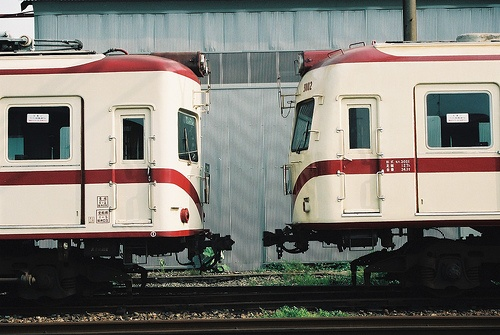
#> input picture FeatureExtraction/Test_data/JPEGImages/2007_000042.jpg, 500 x 335 px
$ python -i selectiveSearch.py   (imports and definitions only)   (older library calls are emulated)
#> lines starting #> are read from the running program, lines starting #| are printed output that depends on the picture
import os
import numpy as np
import matplotlib.pyplot as plt
import pandas as pd
import scipy.misc
import skimage.segmentation
import skimage.feature
from copy import copy
def image_segmentation(img_8bit, scale = 1.0, sigma = 0.8, min_size = 50):
    '''
    J.R.R. Uijlings's hierarchical grouping algorithm

    == input ==
    img_8bit : shape = (height, width, 3),
               8-bits degital image (each digit ranges between 0 - 255)

    == output ==
    img      : shape = (height, width, 4)
    '''
    # convert the image to range between 0 and 1
    img_float = skimage.util.img_as_float(img_8bit)
    im_mask   = skimage.segmentation.felzenszwalb(
                    img_float,
                    scale    = scale,
                    sigma    = sigma,
                    min_size = min_size)
    img       = np.dstack([img_8bit,im_mask])
    return(img)

def extract_region(img):
    '''
    For each segmented region,
    extract smallest rectangle regions covering the smallest segmented region.

    == input ==
    img : (height, width, N channel)
          N channel = [R, G, B , L], L = label for the region
          only the L channel is used in this analysis
    == output ==

    dictionary R :

    {0: {'labels': [0], 'max_x': 131, 'max_y': 74, 'min_x': 0,   'min_y': 0},
     1: {'labels': [1], 'max_x': 189, 'max_y': 37, 'min_x': 75,  'min_y': 0},
     2: {'labels': [2], 'max_x': 282, 'max_y': 38, 'min_x': 162, 'min_y': 0},
     3: {'labels': [3], 'max_x': 499, 'max_y': 23, 'min_x': 247, 'min_y': 0},
     4: {'labels': [4], 'max_x': 499, 'max_y': 74, 'min_x': 428, 'min_y': 13},
     5: {'labels': [5], 'max_x': 441, 'max_y': 76, 'min_x': 333, 'min_y': 16},
     6: {'labels': [6], 'max_x': 348, 'max_y': 80, 'min_x': 62,  'min_y': 21},
    '''
    ## only use the segmentation output
    img_segment = img[:,:,3]
    R = {}
    for y, i in enumerate(img_segment): ## along vertical axis

        for x, l in enumerate(i): ## along horizontal axis
            # initialize a new region
            if l not in R:
                R[l] = {"min_x": np.Inf,
                        "min_y": np.Inf,
                        "max_x": 0,
                        "max_y": 0,
                        "labels": [l]}

            # bounding box
            if R[l]["min_x"] > x:
                R[l]["min_x"] = x
            if R[l]["min_y"] > y:
                R[l]["min_y"] = y
            if R[l]["max_x"] < x:
                R[l]["max_x"] = x
            if R[l]["max_y"] < y:
                R[l]["max_y"] = y
    ## remove region if it does not have positive height or positive width
    Rcopy = copy(R)
    for key in R.keys():
        r = R[key]
        if (r["min_x"] == r["max_x"]) or (r["min_y"] == r["max_y"]):
            del Rcopy[key]
    return(Rcopy)

def calc_texture_gradient(img):
    """
        calculate texture gradient for entire image
        The original SelectiveSearch algorithm proposed Gaussian derivative
        for 8 orientations, but we use LBP instead.
        output will be [height(*)][width(*)]
    """
    ret = np.zeros(img.shape[:3])
    for colour_channel in (0, 1, 2):
        ret[:, :, colour_channel] = skimage.feature.local_binary_pattern(
            img[:, :, colour_channel], 8, 1.0)

    return ret

def calc_hsv(img):
    hsv = skimage.color.rgb2hsv(img[:,:,:3])
    return(hsv)


def calc_hist(img, minhist=0, maxhist=1):
    """
        calculate colour histogram for each region
        the size of output histogram will be BINS * COLOUR_CHANNELS(3)
        number of bins is 25 as same as [uijlings_ijcv2013_draft.pdf]
        extract HSV

        len(hist) = BINS * 3
        hist[:BINS] = [0, 10, 20, 0,...,0] meaning that
           there are 10 pixels that have values between (maxhist - minhist)/BINS*1 and (maxhist - minhist)/BINS*2
           there are 10 pixels that have values between (maxhist - minhist)/BINS*2 and (maxhist - minhist)/BINS*3

    """

    BINS = 25
    hist = np.array([])

    for colour_channel in range(3):

        # extracting one colour channel
        c = img[:, colour_channel]

        # calculate histogram for each colour and join to the result
        hist = np.concatenate(
            [hist] + [np.histogram(c, BINS,
                                   # The lower and upper range of the bins.
                                   (minhist, maxhist))[0]])

    # L1 normalize
    hist = hist / len(img)
    return hist

def augment_regions_with_histogram_info(tex_grad, img, R,hsv,tex_trad):
    for k, v in list(R.items()):

        ## height and width axies are flattened.
        ## masked_pixel.shape = (N pixel with this mask ID , 3)
        masked_pixels  = hsv[img[:, :, 3] == k]
        R[k]["size"]   = len(masked_pixels / 4)
        R[k]["hist_c"] = calc_hist(masked_pixels,minhist=0, maxhist=1)

        # texture histogram
        R[k]["hist_t"] = calc_hist(tex_grad[img[:, :, 3] == k],minhist=0, maxhist=2**8-1)
    return(R)


def extract_neighbours(regions):
    '''
    check if two regions intersect
    '''

    def intersect(a, b):
        if (a["min_x"] < b["min_x"] < a["max_x"] and a["min_y"] < b["min_y"] < a["max_y"]) or\
           (a["min_x"] < b["max_x"] < a["max_x"] and a["min_y"] < b["max_y"] < a["max_y"]) or\
           (a["min_x"] < b["min_x"] < a["max_x"] and a["min_y"] < b["max_y"] < a["max_y"]) or\
           (a["min_x"] < b["max_x"] < a["max_x"] and a["min_y"] < b["min_y"] < a["max_y"]):
            return True
        return False

    R = list(regions.items())
    neighbours = []
    for cur, a in enumerate(R[:-1]):
        for b in R[cur + 1:]:
            if intersect(a[1], b[1]):
                neighbours.append((a, b))

    return neighbours


def _sim_colour(r1, r2):
    """
        calculate the sum of histogram intersection of colour
    """
    return sum([min(a, b) for a, b in zip(r1["hist_c"], r2["hist_c"])])


def _sim_texture(r1, r2):
    """
        calculate the sum of histogram intersection of texture
    """
    return sum([min(a, b) for a, b in zip(r1["hist_t"], r2["hist_t"])])


def _sim_size(r1, r2, imsize):
    """
        calculate the size similarity over the image
    """
    return 1.0 - (r1["size"] + r2["size"]) / float(imsize)


def _sim_fill(r1, r2, imsize):
    """
        calculate the fill similarity over the image
    """
    bbsize = (
        (max(r1["max_x"], r2["max_x"]) - min(r1["min_x"], r2["min_x"]))
        * (max(r1["max_y"], r2["max_y"]) - min(r1["min_y"], r2["min_y"]))
    )
    return 1.0 - (bbsize - r1["size"] - r2["size"]) / imsize
def calc_sim(r1, r2, imsize):
    return (_sim_colour(r1, r2)       +\
            _sim_texture(r1, r2)      +\
            _sim_size(r1, r2, imsize) +\
            _sim_fill(r1, r2, imsize))

def calculate_similarlity(img,neighbours,verbose=False):
    # calculate initial similarities
    imsize = img.shape[0] * img.shape[1]
    S = {}
    for (ai, ar), (bi, br) in neighbours:
        S[(ai, bi)] = calc_sim(ar, br, imsize)
        if verbose:
            print("S[({:2.0f}, {:2.0f})]={:3.2f}".format(ai,bi,S[(ai, bi)]))
    return(S)


def merge_regions(r1, r2):
    '''
    Suppose r1 and r2 look like:

    (minx1, miny1)
          _____________________
          |                   |
          |     (minx2,maxy2) |
          |           ________|____
          |          |        |    |
          |          |        |    |
          |          |________|____|(maxx2, maxy2)
          |___________________|(maxx1, maxy1)

    Then for merged region,

    minx : minx1
    miny : miny1
    maxx : maxx2
    maxy : maxy1
    size : the number of pixels in the two regions (intersection is counted twice?)


    '''
    new_size = r1["size"] + r2["size"]
    rt = {
        "min_x": min(r1["min_x"], r2["min_x"]),
        "min_y": min(r1["min_y"], r2["min_y"]),
        "max_x": max(r1["max_x"], r2["max_x"]),
        "max_y": max(r1["max_y"], r2["max_y"]),
        "size": new_size,
        "hist_c": (r1["hist_c"] * r1["size"] + r2["hist_c"] * r2["size"]) / new_size,
        "hist_t": (r1["hist_t"] * r1["size"] + r2["hist_t"] * r2["size"]) / new_size,
        "labels": r1["labels"] + r2["labels"]
    }
    return rt

def merge_regions_in_order(S,R,imsize, verbose=False):
    '''
    == Input ==
    S : similarity dictionary

    R : dictionary of proposed regions

    == Output ==

    regions : list of regions

    '''
    # hierarchal search
    while S != {}:

        # Step 1: get highest similarity pair of regions from the similarlity dictionary
        i, j = sorted(S.items(), key=lambda i: i[1])[-1][0]

        # Step 2: marge the region pair and add to the region dictionary
        t = max(R.keys()) + 1.0
        R[t] = merge_regions(R[i], R[j])

        # Step 3: from the similarity dictionary,
        #         remove all the pair of regions where one of the regions is selected in Step 1
        key_to_delete = []
        for k, v in list(S.items()):
            if (i in k) or (j in k):
                key_to_delete.append(k)
        for k in key_to_delete:
            del S[k]

        # Step 4: calculate similarity with new merged region and the regions and its intersecting region
        #         (intersecting region is the region that are to be deleted)
        for k in key_to_delete:
            if k != (i,j):
                if k[0] in (i, j):
                    n = k[1]
                else:
                    n = k[0]
                S[(t, n)] = calc_sim(R[t], R[n], imsize)
    if verbose:
        print("{} regions".format(len(R)))

    ## finally return list of region proposal
    regions = []
    for k, r in list(R.items()):
            regions.append({
                'rect': (
                    r['min_x'],              # min x
                    r['min_y'],              # min y
                    r['max_x'] - r['min_x'], # width
                    r['max_y'] - r['min_y']),# height
                'size': r['size'],
                'labels': r['labels']
            })
    return(regions)


def remove_duplicates(regions):
    leng=len(regions)
    for i,r in enumerate(regions):
        rectangle = r['rect']
        j=i+1
        while j<leng:
            if regions[j]['rect']== rectangle:
                del regions[j]
                leng=len(regions)
            else:
                j=j+1
    return regions


def get_region_proposal(img_8bit,min_size = 500):
    img        = image_segmentation(img_8bit,min_size = min_size)
    R          = extract_region(img)
    tex_grad   = calc_texture_gradient(img)
    hsv        = calc_hsv(img)
    R          = augment_regions_with_histogram_info(tex_grad, img, R,hsv,tex_grad)
    del tex_grad, hsv
    neighbours = extract_neighbours(R)
    S          = calculate_similarlity(img,neighbours)
    regions    = merge_regions_in_order(S,R,imsize = img.shape[0] * img.shape[1])
    no_duplicates    = remove_duplicates(regions)

    return(no_duplicates)


# [38 lines left out: function get_IOU, not called in this run]

>>> import cv2
>>> picture = cv2.cvtColor(cv2.imread('Test_data/JPEGImages/2007_000042.jpg'), cv2.COLOR_BGR2RGB)
>>> result = get_region_proposal(picture)
#> in image_segmentation, `im_mask   = skimage.segmentation.felzenszwalb( img_float, scale    = s..`:
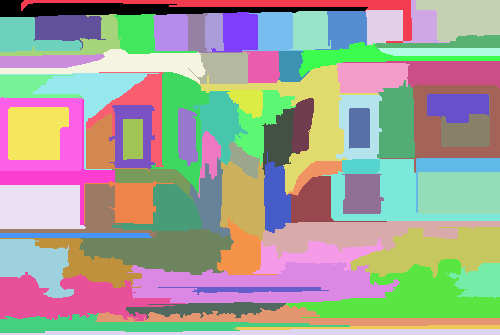
#> im_mask: shape (335, 500) int64; 84 distinct labels, from 0 to 83; one colour per label, 0 black
#> in image_segmentation, `img       = np.dstack([img_8bit,im_mask])`:
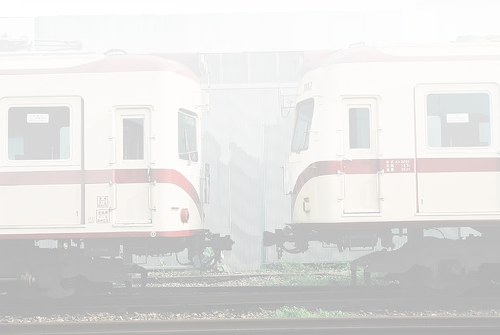
#> img: shape (335, 500, 4) int64; mean R, G, B, A 123.8, 120.8, 114.6, 46.2; transparent parts drawn white
#> after the loop in extract_region, `for y, i in enumerate(img_segment):`: R = 84 items
#> the loop in extract_region, `for key in R.keys():` made 84 passes
#> in calc_hsv, `hsv = skimage.color.rgb2hsv(img[:,:,:3])`: hsv: shape (335, 500, 3) float64; mean of channels 0, 1, 2 0.301, 0.181, 1.41e-17
#> the loop in augment_regions_with_histogram_info, `for k, v in list(R.items()):` made 84 passes
#> the loop in extract_neighbours, `for cur, a in enumerate(R[:-1]):` made 83 passes
#> after the loop in extract_neighbours, `for cur, a in enumerate(R[:-1]):`: neighbours = 205 items
#> the loop in calculate_similarlity, `for (ai, ar), (bi, br) in neighbours:` made 205 passes
#> (ai, bi) on passes 1 to 3: (0, 4), (0, 5), (0, 6)
#> the loop in merge_regions_in_order, `while S != {}:` made 81 passes
#> (i, j, new_size in merge_regions) on passes 1 to 12: (7, 8, 2743), (84, 5, 4102), (34, 46, 3104), (25, 31, 4388), (12, 13, 2695), (68, 76, 5735), (51, 56, 4168), (85, 10, 4771), (33, 35, 2604), (80, 81, 6482), (91, 9, 5475), (94, 88, 8170)
#> the loop in remove_duplicates, `for i,r in enumerate(regions):` made 136 passes
#> r on passes 1 to 12: {'rect': (0, 0, 367, 16), 'size': 3126, 'labels': [0]}, {'rect': (21, 0, 390, 42), 'size': 2649, 'labels': [1]}, {'rect': (403, 0, 46, 42), 'size': 917, 'labels': [2]}, {'rect': (416, 0, 83, 41), 'size': 2562, 'labels': [3]}, {'rect': (366, 10, 36, 34), 'size': 1175, 'labels': [4]}, {'rect': (290, 11, 40, 38), 'size': 1359, 'labels': [5]}, {'rect': (315, 11, 51, 38), 'size': 1385, 'labels': [6]}, {'rect': (211, 12, 46, 39), 'size': 1350, 'labels': [7]}, {'rect': (242, 12, 60, 38), 'size': 1393, 'labels': [8]}, {'rect': (186, 13, 55, 39), 'size': 704, 'labels': [9]}, {'rect': (205, 13, 18, 38), 'size': 669, 'labels': [10]}, {'rect': (0, 14, 120, 41), 'size': 1298, 'labels': [11]}

$ run again, on FeatureExtraction/Test_data/JPEGImages/2007_000799.jpg
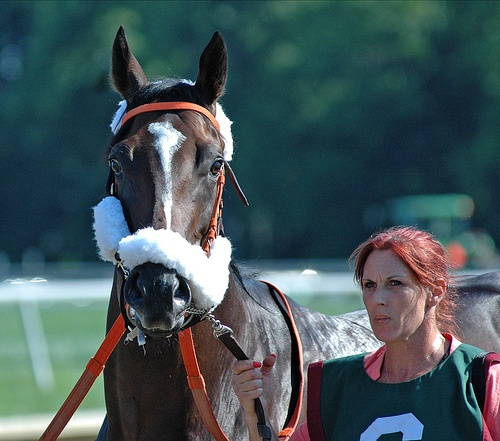
#> input picture FeatureExtraction/Test_data/JPEGImages/2007_000799.jpg, 500 x 441 px
#> in image_segmentation, `im_mask   = skimage.segmentation.felzenszwalb( img_float, scale    = s..`:
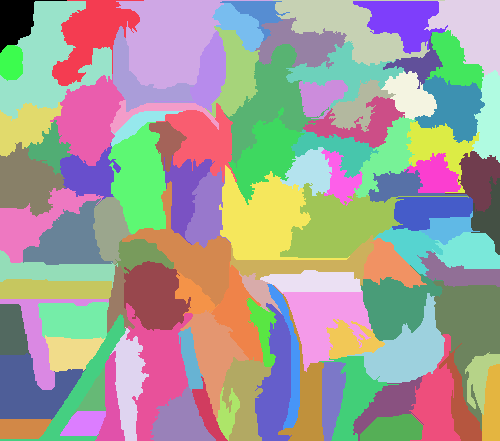
#> im_mask: shape (441, 500) int64; 103 distinct labels, from 0 to 102; one colour per label, 0 black
#> in image_segmentation, `img       = np.dstack([img_8bit,im_mask])`:
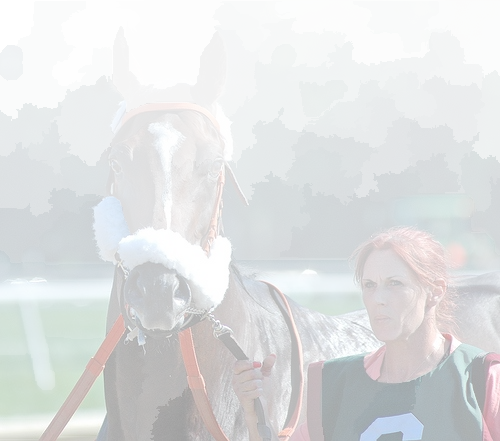
#> img: shape (441, 500, 4) int64; mean R, G, B, A 67.7, 85.6, 89.1, 46.7; transparent parts drawn white
#> after the loop in extract_region, `for y, i in enumerate(img_segment):`: R = 103 items
#> the loop in extract_region, `for key in R.keys():` made 103 passes
#> hsv: shape (441, 500, 3) float64; mean of channels 0, 1, 2 0.491, 0.453, 1.06e-17
#> the loop in augment_regions_with_histogram_info, `for k, v in list(R.items()):` made 103 passes
#> the loop in extract_neighbours, `for cur, a in enumerate(R[:-1]):` made 102 passes
#> after the loop in extract_neighbours, `for cur, a in enumerate(R[:-1]):`: neighbours = 320 items
#> the loop in calculate_similarlity, `for (ai, ar), (bi, br) in neighbours:` made 320 passes
#> (ai, bi) on passes 1 to 3: (0, 17), (1, 5), (1, 10)
#> the loop in merge_regions_in_order, `while S != {}:` made 102 passes
#> (i, j, new_size in merge_regions) on passes 1 to 8: (35, 38, 3147), (103, 28, 6209), (20, 26, 5820), (105, 31, 6891), (12, 19, 3311), (104, 24, 8206), (33, 41, 3349), (85, 97, 4379)
#> the loop in remove_duplicates, `for i,r in enumerate(regions):` made 181 passes
#> r on passes 1 to 3: {'rect': (0, 0, 66, 52), 'size': 1428, 'labels': [0]}, {'rect': (52, 0, 91, 85), 'size': 3630, 'labels': [1]}, {'rect': (116, 0, 156, 88), 'size': 6674, 'labels': [2]}

$ run again, on FeatureExtraction/Test_data/JPEGImages/2007_001311.jpg
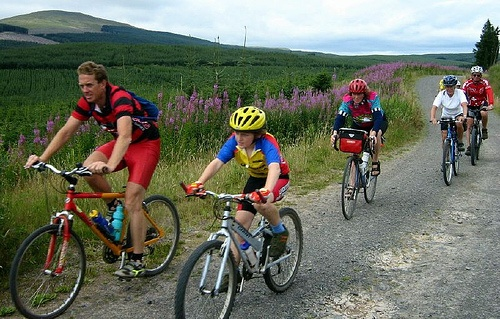
#> input picture FeatureExtraction/Test_data/JPEGImages/2007_001311.jpg, 500 x 319 px
#> in image_segmentation, `im_mask   = skimage.segmentation.felzenszwalb( img_float, scale    = s..`:
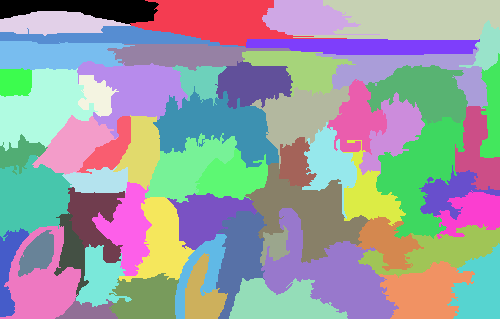
#> im_mask: shape (319, 500) int64; 61 distinct labels, from 0 to 60; one colour per label, 0 black
#> in image_segmentation, `img       = np.dstack([img_8bit,im_mask])`:
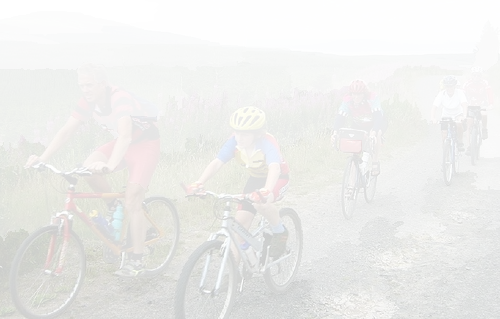
#> img: shape (319, 500, 4) int64; mean R, G, B, A 107.6, 112, 97.4, 28.3; transparent parts drawn white
#> after the loop in extract_region, `for y, i in enumerate(img_segment):`: R = 61 items
#> the loop in extract_region, `for key in R.keys():` made 61 passes
#> hsv: shape (319, 500, 3) float64; mean of channels 0, 1, 2 0.34, 0.333, 1.31e-17
#> the loop in augment_regions_with_histogram_info, `for k, v in list(R.items()):` made 61 passes
#> the loop in extract_neighbours, `for cur, a in enumerate(R[:-1]):` made 60 passes
#> after the loop in extract_neighbours, `for cur, a in enumerate(R[:-1]):`: neighbours = 160 items
#> the loop in calculate_similarlity, `for (ai, ar), (bi, br) in neighbours:` made 160 passes
#> (ai, bi) on passes 1 to 3: (0, 4), (1, 2), (1, 3)
#> the loop in merge_regions_in_order, `while S != {}:` made 59 passes
#> (i, j, new_size in merge_regions) on passes 1 to 8: (48, 57, 6681), (8, 9, 5754), (14, 15, 3681), (44, 59, 9731), (28, 33, 7710), (51, 52, 2220), (66, 35, 6348), (42, 43, 5585)
#> the loop in merge_regions_in_order, `for k, r in list(R.items()):` made 120 passes
#> the loop in remove_duplicates, `for i,r in enumerate(regions):` made 111 passes
#> r on passes 1 to 7: {'rect': (0, 0, 158, 24), 'size': 2558, 'labels': [0]}, {'rect': (130, 0, 216, 46), 'size': 4809, 'labels': [1]}, {'rect': (262, 0, 117, 34), 'size': 2487, 'labels': [2]}, {'rect': (293, 0, 206, 39), 'size': 6157, 'labels': [3]}, {'rect': (0, 11, 130, 24), 'size': 2112, 'labels': [4]}, {'rect': (459, 20, 40, 50), 'size': 909, 'labels': [5]}, {'rect': (0, 26, 244, 20), 'size': 2381, 'labels': [6]}
